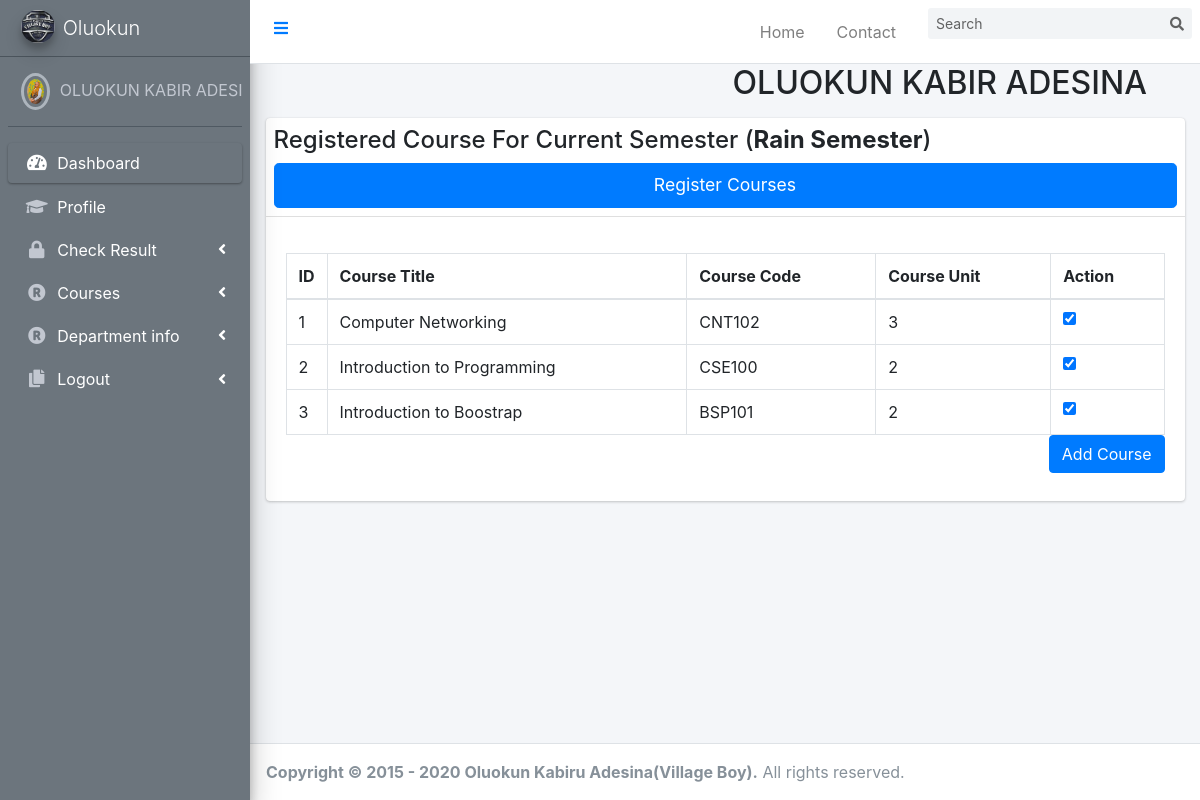
The app's page /student/newCourse.php (signed in), older data.
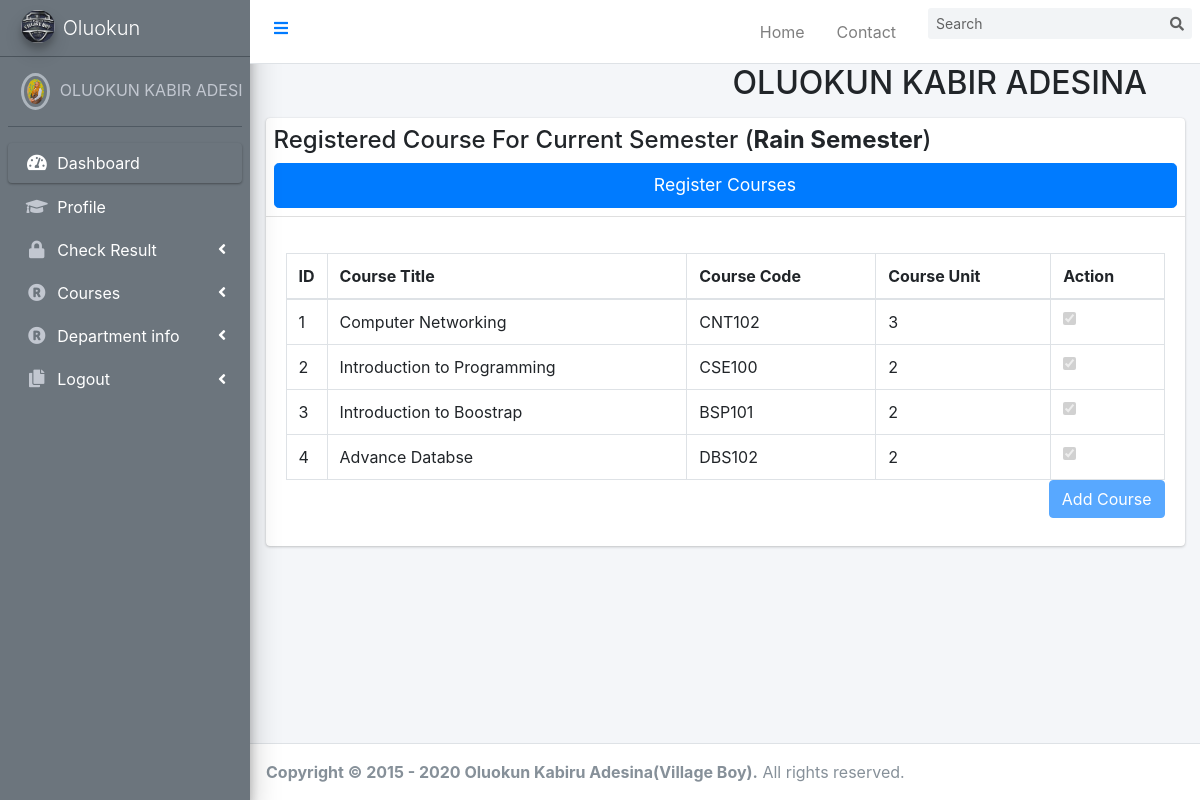
The same page, newer data.
### tables this page shows
CREATE TABLE `courses` (
  `id` int(6) NOT NULL,
  `CourseCode` varchar(255) NOT NULL,
  `CourseUnit` varchar(255) NOT NULL,
  `CourseTitle` varchar(255) NOT NULL,
  `CourseDesc` varchar(255) NOT NULL,
  `CourseLevel` varchar(100) NOT NULL,
  `CourseCategory` varchar(100) NOT NULL,
  `logo` text NOT NULL,
  `CourseId` varchar(50) NOT NULL,
  `courseReg_date` timestamp NOT NULL DEFAULT current_timestamp() ON UPDATE current_timestamp()
);

### student/newCourse.php (the view, shortened to what the changed rows need)
<?php
     if(isset($_SESSION['studentLogin'])){
    include('header.php');
    include("../includes/connection.php");
    $user =$_SESSION['studentLogin'];
    $stmt = "SELECT* FROM student WHERE email = '$user'|| Phone_Number = '$user' || matricNo = '$user'";
    $qe = mysqli_query($conn, $stmt);
    $student = mysqli_fetch_array($qe);
    $name = htmlentities(strtoupper( $student['SurName']." ".$student['FirstName']." ".$student['LastName']));
    $level = $student['Level'];
    $dept = $student['Department'];
    $semester = $student['CurrentSemester'];
    $studentId = $student['StudentId'];
    ?>
<!DOCTYPE html>
<html lang="en">
<head>
    <link rel="stylesheet" href=>
</head>
<?php
    include('sidebar.php');
    ?>
<body>
<div class="content-wrapper">
    <div class="container-fluid">
        <div class="row mb-2">
          <div class="col-sm-6">
            <h2><?php echo $name ?></h2>
          </div>
        </div>
      </div>
    <section class="content">
      <div class="container-fluid">
        <div class="row">
          <div class="col-md-12">
            <div class="card">
              <div class="card-header p-2">
                  <h1 class="text-center btn btn-primary card-title btn-lg btn-block"> Register Courses</h1>
                <?php
                  $exist = mysqli_query($conn, "SELECT COUNT(courseRegId) as exist FROM registeredcourse WHERE studentId = '$studentId' AND level ='$level' AND semester ='$semester' ");
                     $existing = mysqli_fetch_array($exist);
                      $exists = $existing['exist'];
                ?>
              </div>
              <div class="card-body">
                <table class="table table-bordered">
                  <thead>
                    <tr>
                      <th style="width: 10px">ID</th>
                      <th>Course Title</th>
                      <th>Course Code</th>
                      <th>Course Unit</th>
                      <th>Action</th>
                    </tr>
                  </thead>
                  <tbody>
                    <form class="" role="form" action="" method="POST" id="courseRegisterForm" >
                      <?php
                      $id = 0;
                      $Registered =[];
                      $status =[];
                  if(!empty($exists)||$exists > 0){
                    $Q = "SELECT* FROM courses WHERE CourseLevel ='$level' AND CourseCategory ='$dept'";
                       $new = mysqli_query($conn, $Q);
                       $reg = mysqli_query($conn, "SELECT* FROM registeredcourse WHERE studentId = '$studentId' AND level ='$level' AND semester ='$semester' ");
                       while($cour = mysqli_fetch_array($reg)){
                          $regcourse = $cour['courseId'];
                          $Registered = explode(",", $regcourse);
                          $statu = $cour['status'];
                          if(!empty($statu)){
                          $status = explode(',', $statu);
                          }else {
                            $status =[];
                          }
                       }
                       $totalmark = [];
                       $i = 0;
                       while($course = mysqli_fetch_array($new)){
                         $CourseId = $course['CourseId'];
                         $compute = 1;
                         $compare ="";
                         if(!empty($status[$i])){
                           $compare = $status[$i];
                           array_push($totalmark, $compare);
                         }else {
                           $compare = 0;
                         }
                      ?>
                    <tr>
                      <td><?php echo $id+1?></td>
                      <td><?php echo $course['CourseTitle'] ?></td>
                      <td><?php echo $course['CourseCode'] ?></td>
                      <td><?php echo $course['CourseUnit'] ?></td>
                      <td><?php
                      if(in_array ($CourseId, $Registered) && ($compute == $compare)){
                          echo '<input type="checkbox" name="course[]" id="course" disabled ="disabled" checked ="check" value="'. $CourseId .'">
                          <input type="hidden" type="text" value="'. $CourseId .'" name="course[]">
                          ' ;
                        }elseif(in_array($CourseId, $Registered) && ($compute != $compare)){
                          echo '<input type="checkbox" name="course[]" id="course" checked ="check" value="'.$CourseId.'">
                          ' ;
                          }else {
                          echo '<input type="checkbox" name="course[]" id="course" value="'.$CourseId.'">';
                        }
                      ?></td>
                    </tr>
                    <?php
                        $id++;
                        $i++;
                      }
                                         }
                    ?>
                  </tbody>
                </table>
              </div>
            </div>
          </div>
        </div>
      </div>
    </section>
    </div>
</body>
</html>
<?php
    }
    else{
        header('location:../index.php');
    }
    ?>

Row changes from the older to the newer data that the page shows:
added courses: CourseTitle "Advance Databse", CourseCode "DBS102", CourseUnit "2"
